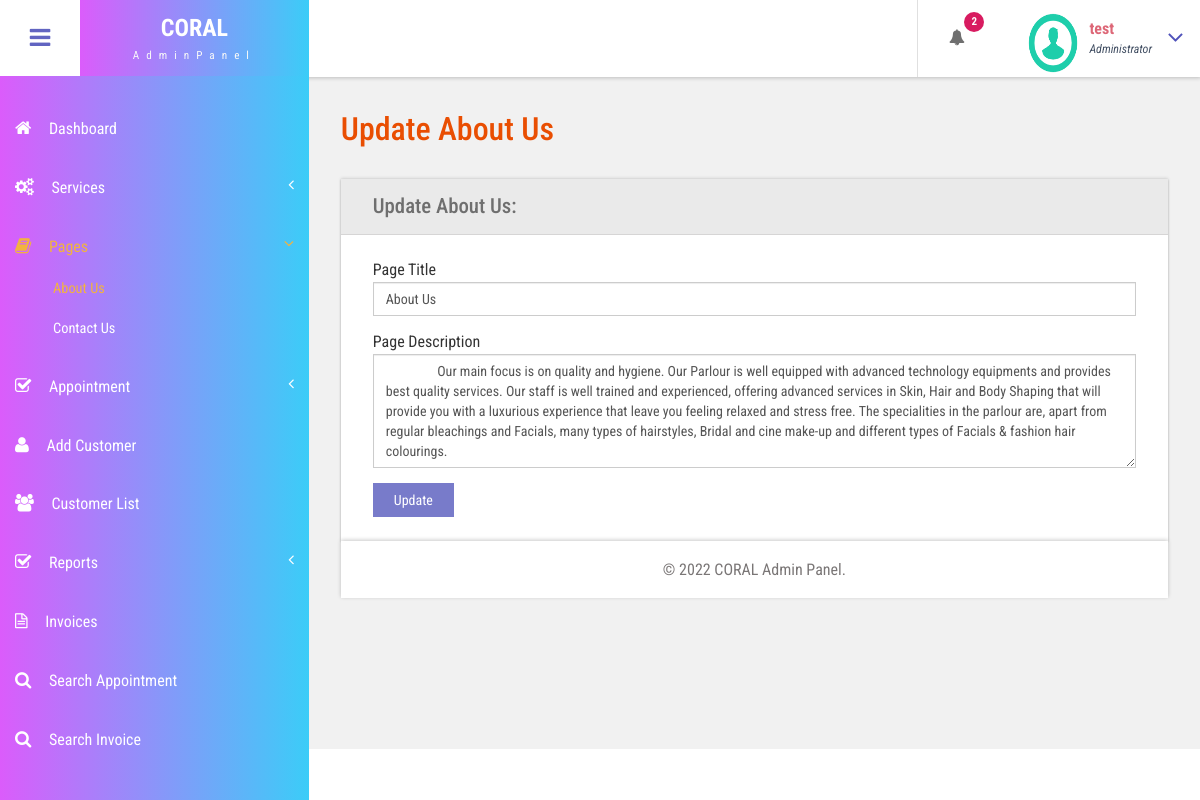
Screenshot of /admin/about-us.php (signed in) with the database file from the repository.
### tables this page shows
CREATE TABLE `tblpage` (
  `ID` int(10) NOT NULL,
  `PageType` varchar(200) DEFAULT NULL,
  `PageTitle` mediumtext DEFAULT NULL,
  `PageDescription` mediumtext DEFAULT NULL,
  `Email` varchar(200) DEFAULT NULL,
  `MobileNumber` bigint(10) DEFAULT NULL,
  `UpdationDate` date DEFAULT NULL,
  `Timing` varchar(200) NOT NULL
);

### admin/about-us.php (the view, shortened to what this page needs)
<?php
include('includes/dbconnection.php');
if (strlen($_SESSION['bpmsaid']==0)) {
  header('location:logout.php');
  } else{
  ?>
<!DOCTYPE HTML>
<html>
<head>
<link href="css/bootstrap.css" rel='stylesheet' type='text/css' />
<link href="css/style.css" rel='stylesheet' type='text/css' />
<link href="css/font-awesome.css" rel="stylesheet">
<link href="css/animate.css" rel="stylesheet" type="text/css" media="all">
<link href="css/custom.css" rel="stylesheet">
</head>
<body class="cbp-spmenu-push">
	<div class="main-content">
		 <?php include_once('includes/sidebar.php');?>
	 <?php include_once('includes/header.php');?>
		<div id="page-wrapper">
			<div class="main-page">
				<div class="forms">
					<h3 class="title1">Update About Us</h3>
					<div class="form-grids row widget-shadow" data-example-id="basic-forms">
						<div class="form-title">
							<h4>Update About Us:</h4>
						</div>
						<div class="form-body">
							<form method="post">
  <?php
$ret=mysqli_query($con,"select * from  tblpage where PageType='aboutus'");
while ($row=mysqli_fetch_array($ret)) {
?>
							 <div class="form-group"> <label for="exampleInputEmail1">Page Title</label> <input type="text" class="form-control" name="pagetitle" id="pagetitle" value="<?php  echo $row['PageTitle'];?>" required="true"> </div> <div class="form-group"> <label for="exampleInputPassword1">Page Description</label> <textarea name="pagedes" id="pagedes" rows="5" class="form-control">
        <?php  echo $row['PageDescription'];?></textarea> </div>
							 <?php } ?>
							  <button type="submit" name="submit" class="btn btn-default">Update</button> </form>
						</div>
					</div>
			</div>
		</div>
		 <?php include_once('includes/footer.php');?>
	</div>
</body>
</html>
<?php } ?>

### admin/includes/header.php (shortened to what this page needs)
<div class="sticky-header header-section ">
      <div class="header-left">
        <button id="showLeftPush"><i class="fa fa-bars"></i></button>
        <div class="logo">
          <a href="dashboard.php">
            <h1>CORAL</h1>
            <span>AdminPanel</span>
          </a>
        </div>
        <div class="clearfix"> </div>
      </div>
      <div class="header-right">
        <div class="profile_details_left">
          <ul class="nofitications-dropdown">
            <?php
$ret1=mysqli_query($con,"select ID,Name from  tblappointment where Status=''");
$num=mysqli_num_rows($ret1);
?>
            <li class="dropdown head-dpdn">
              <a href="#" class="dropdown-toggle" data-toggle="dropdown" aria-expanded="false"><i class="fa fa-bell"></i><span class="badge blue"><?php echo $num;?></span></a>
            </li>
          </ul>
          <div class="clearfix"> </div>
        </div>
        <div class="profile_details">
        <?php
$adid=$_SESSION['bpmsaid'];
$ret=mysqli_query($con,"select AdminName from tbladmin where ID='$adid'");
$row=mysqli_fetch_array($ret);
$name=$row['AdminName'];
?>
          <ul>
            <li class="dropdown profile_details_drop">
              <a href="#" class="dropdown-toggle" data-toggle="dropdown" aria-expanded="false">
                <div class="profile_img">
                  <span class="prfil-img"><img src="images/download (1).png" alt="" width="50" height="60"> </span>
                  <div class="user-name">
                    <p><?php echo $name; ?></p>
                    <span>Administrator</span>
                  </div>
                  <i class="fa fa-angle-down lnr"></i>
                  <div class="clearfix"></div>
                </div>
              </a>
            </li>
          </ul>
        </div>
      </div>
      <div class="clearfix"> </div>
    </div>

### admin/css/style.css (style rules this page uses)
h4, h5, h6, h1, h2, h3 { margin: 0; }
ul, ol { margin: 0; }
p { margin: 0; }
html, body { font-family: 'Roboto Condensed', sans-serif; font-size: 100%; overflow-x: hidden; background: #fff; }
body a { transition: 0.5s all ease; -webkit-transition: 0.5s all ease; -moz-transition: 0.5s all ease; -o-transition: 0.5s all ease; -ms-transition: 0.5s all ease; text-decoration:none; }
h1,h2,h3,h4,h5,h6 { margin:0; }
p { margin:0; }
ul,label { margin:0; padding:0; }
.main-content { position: relative; }
.sticky-header { position: fixed; top: 0; left:0px; width: 100%; z-index: 100; }
.header-section { background:#FFF; box-shadow: 1px 1px 4px rgba(0, 0, 0, 0.21); -webkit-box-shadow: 1px 1px 4px rgba(0, 0, 0, 0.21); -moz-box-shadow: 1px 1px 4px rgba(0, 0, 0, 0.21); -o-box-shadow: 1px 1px 4px rgba(0, 0, 0, 0.21); }
.header-section::after { clear: both; display: block; content: ''; }
.header-left { float: left; width: 45%; }
.header-right { float: right; }
button#showLeftPush { font-size: 1.5em; width: 80px; padding: 0.87em 0; text-align: center; cursor: pointer; float: left; color: #6F6F6F; -moz-transition: all 0.2s ease-out 0s; -webkit-transition: all 0.2s ease-out 0s; transition: all 0.2s ease-out 0s; border: none; background-color: #fff; outline:none; }
.cbp-spmenu-push { overflow-x: hidden; position: relative; }
.cbp-spmenu, .cbp-spmenu-push { -webkit-transition: all 0.3s ease; -moz-transition: all 0.3s ease; transition: all 0.3s ease; }
.cbp-spmenu-push div#page-wrapper { margin: 0 0 0 19.3em; transition:.5s all; -webkit-transition:.5s all; -moz-transition:.5s all; }
.fa { display: inline-block; font-family: FontAwesome; font-style: normal; font-weight: normal; line-height: 1; -webkit-font-smoothing: antialiased; -moz-osx-font-smoothing: grayscale; }
.logo { background-image: linear-gradient(270deg,#28daf7 -12%,#db5cfb 100%)!important; text-align: center; float: left; }
.logo a { padding: 0.9em 3.3em .7em; display: block; text-decoration: none; }
.logo a h1 { color: #fff; font-size: 1.5em; line-height: 1.2em; font-weight: 700; }
.logo a span { color: #F8F8F8; font-size: .7em; text-align: center; letter-spacing: 7px; }
.profile_details_left { float: left; }
li.dropdown.head-dpdn { display: inline-block; padding: 1.7em 0; border-left: 1px solid #E0E0E0; float: left; }
li.dropdown.head-dpdn a.dropdown-toggle { padding: 1.7em 2em; }
i.fa.fa-bell { color:#6F6F6F; }
.header-right span.badge { font-size: 11px; font-weight: bold; color: #FFF; background: #8BC34A; line-height: 15px; width: 20px; height: 20px; border-radius: 2em; -webkit-border-radius: 2em; -moz-border-radius: 2em; -o-border-radius: 2em; text-align: center; display: inline-block; position: absolute; top: 16%; padding: 2px 0 0; }
.header-right span.blue { background-color:#D81B60; }
.profile_details { float: right; }
.profile_details_drop a.dropdown-toggle { display:block; padding: 0.8em 3em 0 2em; }
.profile_img span.prfil-img { float:left; }
.user-name { float:left; margin-top:8px; margin-left:11px; height:35px; }
.profile_details ul li { list-style-type:none; position:relative; }
.profile_details li a i.fa.lnr { position: absolute; top: 34%; right: 8%; color: #4F52BA; font-size: 1.6em; }
.user-name p { font-size:1em; color:#DD6777; line-height:1em; font-weight:700; }
.user-name span { font-size: .75em; font-style: italic; color: #424f63; font-weight: normal; margin-top: .3em; }
.charts,.row { margin: 2em 0 0; }
.widget-shadow { background-color: #fff; box-shadow: 0 -1px 3px rgba(0,0,0,.12),0 1px 2px rgba(0,0,0,.24); -webkit-box-shadow: 0 -1px 3px rgba(0,0,0,.12),0 1px 2px rgba(0,0,0,.24); -moz-box-shadow: 0 -1px 3px rgba(0,0,0,.12),0 1px 2px rgba(0,0,0,.24); }
h3.title1 { font-size: 2em; color: #e94e02; margin-bottom: 0.8em; }
.forms h3.title1 { margin-bottom:0; }
.forms h4 { font-size: 1.3em; color: #6F6F6F; }
.form-title { padding: 1em 2em; background-color: #EAEAEA; border-bottom: 1px solid #D6D5D5; }
.form-body { padding: 1.5em 2em; }
.forms label { font-weight: 400; }
.form-control { border-radius: inherit; }
.forms button.btn.btn-default { background-color: rgba(97, 100, 193, 0.85); color: #fff; padding: .5em 1.5em; border: none; outline:none; border-radius: inherit; }

### admin/css/custom.css (style rules this page uses)
#page-wrapper { padding:7em 2em 2.5em; background-color: #F1F1F1; }

### rows the page displays
tblpage: pagetitle "About Us", pagedes "Our main focus is on quality and hygiene. Our Parlour is well equipped with advanced technology equipments and provides best quality services. Our staff is well trained and experienced, offering advanced services in Skin, Hair and Body Shaping that will provide you with a luxurious experience that leave you feeling relaxed and stress free. The specialities in the parlour are, apart from regular bleachings and Facials, many types of hairstyles, Bridal and cine make-up and different types of Facials & fashion hair colourings."

### other values shown
$num "2"
$name "test"
